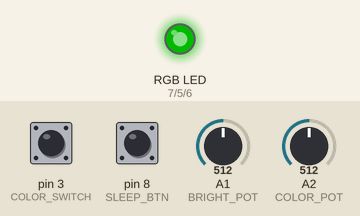
A sketch run on a simulated Arduino Uno, built with avr-gcc and run on an emulated ATmega328P. Parts: an RGB LED mixed from three pins (HIGH = lit). Inputs (shaded band) come from the test bench; at power-on: A1 (BRIGHT_POT) = 512, pin 3 (COLOR_SWITCH) LOW, pin 8 (SLEEP_BTN) HIGH, A2 (COLOR_POT) = 512. Dim RGB values are drawn brighter than linear; sleep ends after the set time or at an interrupt; random numbers use the default seed unless the sketch sets one. At 14.0 s the program stops and its outputs stay as they are.

Above: at 1.2 s.
1.3 s: A1 (BRIGHT_POT) set to 319
4.3 s: A1 (BRIGHT_POT) set to 900
At 5.08 s:
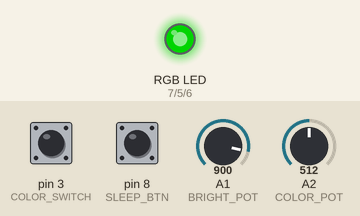
7.3 s: pin 3 (COLOR_SWITCH) pulled HIGH for 1 s
10.3 s: pin 8 (SLEEP_BTN) pulled LOW for 0.15 s
At 12.6 s:
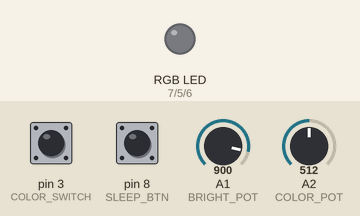
Timing chart, 0 to 14.1 s (numbered marks = the images above; inputs shaded):
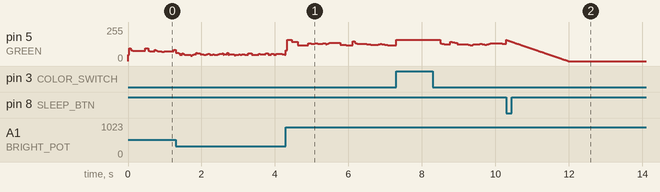

The sketch:

lamp_final.ino
```cpp
#include<Arduino.h>
#include<avr/power.h>
#include<avr/sleep.h>


#define RED               7  // white wire
#define BLUE              6  // purple wire
#define GREEN             5  // gray wire
#define COLOR_POT         2  // pin for potentiometer controlling color temp (red wire)
#define BRIGHT_POT        1  // pin for potentiometer controlling brightness (orange wire)
#define COLOR_SWITCH      3  // pin for color switch (white wire)
#define SLEEP_BTN         8  // pin for sleep button (brown wire)

#define MIN_BRIGHTNESS    10
#define MAX_BRIGHTNESS    180
#define MAX_POT           1023
#define MIN_COLOR_TEMP    1700
#define MAX_COLOR_TEMP    10000
#define FADE_DELAY        10
#define FADE_INCREMENT    1 // must be 1 because uint8_t cannot be negative

// candle states
#define BRIGHT            0 // brightness is at a local maximum
#define UP                1 // brightness is increasing
#define DOWN              2 // brightness is decreasing
#define DIM               3 // brightness is at a local minimum
#define BRIGHT_HOLD       4 // holding at local maximum brightness
#define DIM_HOLD          5 // holding at local minimum brightness

// Percent chance the LED will suddenly fall to minimum brightness
#define RED_LEVEL_BOTTOM_PERCENT    10
// Percent chance the color will hold unchanged after brightening
#define BRIGHT_HOLD_PERCENT         20
// Percent chance the color will hold unchanged after dimming
#define DIM_HOLD_PERCENT            5


#define MINVAL(A,B)             (((A) < (B)) ? (A) : (B))
#define MAXVAL(A,B)             (((A) > (B)) ? (A) : (B))

// pwm output levels for red, blue, and green
uint8_t redLevel, blueLevel, greenLevel;

// for candle flame routine
uint8_t state, startRedLevel, endRedLevel;
unsigned long flickerTime;
unsigned long flickerStart;

uint8_t brightness;

void calculateRGBFromTemp(unsigned int colorTemp)
{
	// calculate red value
  colorTemp /= 100;
  double red;
  if (colorTemp <= 66)
	{
    redLevel = 255;
  }
	else
	{
    red = colorTemp - 60;
    redLevel = 329.698727446 * pow(red, -0.1332047592);
  }
  // calculate green value
  double green;
  if (colorTemp <= 66)
	{
    green = colorTemp;
    greenLevel = 99.4708025861 * log(green) - 161.1195681661;
  }
	else
	{
    green = colorTemp - 60;
    greenLevel = 288.1221695283 * pow(green, -0.0755148492);
  }
  // calculate blue value
  double blue;
  if (colorTemp >= 66)
	{
    blueLevel = 255;
  }
	else if (colorTemp <= 19)
	{
    blueLevel = 0;
  }
	else
	{
    blue = colorTemp - 10;
    blueLevel = 138.5177312231 * log(blue) - 305.0447927307;
  }
}

void updateLEDLevels()
{

	OCR0B = redLevel;
	OCR1A = blueLevel;
  OCR1B = greenLevel;
  /*
  analogWrite(RED, redLevel);
	//analogWrite(BLUE, blueLevel);
	analogWrite(GREEN, greenLevel);
  */
}

void adjustColor(uint8_t curBrightness)
{
	unsigned int colorTemp = map(analogRead(COLOR_POT), 0, MAX_POT,
																MIN_COLOR_TEMP, MAX_COLOR_TEMP);
	calculateRGBFromTemp(colorTemp);
	redLevel = map(redLevel, 0, 255, 0, curBrightness);
	blueLevel = map(blueLevel, 0, 255, 0, curBrightness);
	greenLevel = map(greenLevel, 0, 255, 0, curBrightness);
	updateLEDLevels();
}

void fadeOutLED()
{
	uint8_t fadeBrightness = brightness;
	while (fadeBrightness > 0)
	{
		fadeBrightness -= FADE_INCREMENT;
		adjustColor(fadeBrightness);
		delay(FADE_DELAY);
	}
}

void fadeInLED()
{
	uint8_t fadeBrightness = 0;
	while (fadeBrightness < brightness)
	{
		fadeBrightness += FADE_INCREMENT;
		adjustColor(fadeBrightness);
		delay(FADE_DELAY);
	}
}

void wake()
{
	detachInterrupt(0);
}

void sleep()
{
	fadeOutLED();
	delay(2000); // ensure sleep button is no longer being pressed
	// attach interrupt to wake the controller
	attachInterrupt(0, wake, LOW);
	// put the controller to sleep
	set_sleep_mode(SLEEP_MODE_PWR_DOWN);
	sleep_enable();
	sleep_mode();
	// execution continues from here after waking
	sleep_disable();
  brightness = map(analogRead(BRIGHT_POT), 0, MAX_POT, MIN_BRIGHTNESS, MAX_BRIGHTNESS);
	fadeInLED();
}

void candleFlame(uint8_t curBrightness)
{
	// set flicker brightness limits
	uint8_t maxRedLevel = curBrightness;
	uint8_t bottomRedLevel = curBrightness / 2;
	uint8_t midRedLevel = (maxRedLevel + bottomRedLevel) / 2;

	// set flicker time limits
	uint8_t maxChangeTime = curBrightness;
	uint8_t minChangeTime = curBrightness / 10;
	uint8_t maxBrightHoldTime = curBrightness / 2;
	uint8_t maxDimHoldTime = curBrightness / 4;

	unsigned long currentTime;
	currentTime = millis();

	switch(state)
	{
		case BRIGHT:
			flickerTime = random(maxChangeTime - minChangeTime)
													+ minChangeTime;
			flickerStart = currentTime;
			startRedLevel = endRedLevel;
			if ((startRedLevel > bottomRedLevel) &&
					(random(100) < RED_LEVEL_BOTTOM_PERCENT))
				endRedLevel = random(startRedLevel - bottomRedLevel) + bottomRedLevel;
			else
				endRedLevel = random(startRedLevel - midRedLevel) + midRedLevel;
			state = DOWN;
			break;
		case DIM:
			flickerTime = random(maxChangeTime - minChangeTime) + minChangeTime;
			flickerStart = currentTime;
			startRedLevel = endRedLevel;
			endRedLevel = random(maxRedLevel - startRedLevel) + midRedLevel;
			state = UP;
			break;
		case BRIGHT_HOLD:
		case DIM_HOLD:
			if (currentTime >= (flickerStart + flickerTime))
				state = (state == BRIGHT_HOLD) ? BRIGHT : DIM;
			break;
		case UP:
		case DOWN:
			if (currentTime < (flickerStart + flickerTime))
			{
				redLevel = startRedLevel + ((endRedLevel - startRedLevel) *
									(((currentTime - flickerStart) * 1.0) / flickerTime));
				redLevel = MAXVAL(MINVAL(redLevel, maxRedLevel), bottomRedLevel);
				greenLevel = (redLevel < midRedLevel) ? redLevel * 3.25 / 8 : redLevel * 3 / 8;
				blueLevel = 0;
				updateLEDLevels();
			}
			else
			{
				redLevel = endRedLevel;
				redLevel = MAXVAL(MINVAL(redLevel, maxRedLevel), bottomRedLevel);
				greenLevel = (redLevel < midRedLevel) ? redLevel * 3.25 / 8 : redLevel * 3 / 8;
				blueLevel = 0;
				updateLEDLevels();
				if (state == DOWN)
				{
					if (random(100) < DIM_HOLD_PERCENT)
					{
						flickerStart = currentTime;
						flickerTime = random(maxDimHoldTime);
						state = DIM_HOLD;
					}
					else
					{
						state = DIM;
					}
				}
				else
				{
					if (random(100) < BRIGHT_HOLD_PERCENT)
					{
						flickerStart = currentTime;
						flickerTime = random(maxBrightHoldTime);
						state = BRIGHT_HOLD;
					}
					else
					{
						state = BRIGHT;
					}
				}
			}
			break;
	}
}

void setup()
{
	pinMode(RED, OUTPUT);
	pinMode(GREEN, OUTPUT);
	pinMode(BLUE, OUTPUT);
	pinMode(COLOR_SWITCH, INPUT);
	pinMode(SLEEP_BTN, INPUT);

  TCCR0A |= (1 << WGM01);
  TCCR0A |= (1 << WGM00);
  TCCR0A |= (1 << COM0B1);
  TCCR0B |= (1 << CS01);
  TCCR0B |= (1 << CS00);

  TIMSK0 |= (1 << TOIE0);

  TCCR1A |= (1 << COM1A1);
  TCCR1A |= (1 << COM1B1);
  TCCR1A |= (1 << WGM10);

  TCCR1B = 0;
  TCCR1B |= (1 << WGM12);
  TCCR1B |= (1 << CS11);
  TCCR1B |= (1 << CS10);
}

void loop()
{
	brightness = map(analogRead(BRIGHT_POT), 0, MAX_POT, MIN_BRIGHTNESS, MAX_BRIGHTNESS);
	if (digitalRead(COLOR_SWITCH) == HIGH)
		adjustColor(brightness);
	else
		candleFlame(brightness);
	if (digitalRead(SLEEP_BTN) == LOW)
		sleep();
}
```
